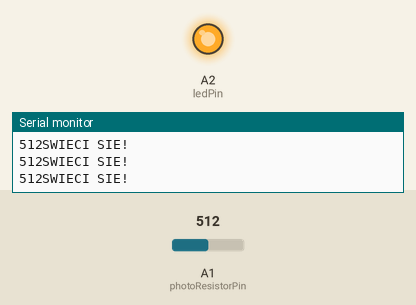
Bench run of a sketch on a simulated Arduino Uno, built with avr-gcc and run on an emulated ATmega328P. Shown: output pins drawn as LEDs (lit = HIGH), the last lines printed to the serial monitor. The inputs (shaded band) are chosen by the test bench; at power-on: A1 (photoResistorPin) = 512.

Above: at 1.3 s.
1.4 s: A1 (photoResistorPin) set to 109
2.9 s: A1 (photoResistorPin) set to 94
At 3.9 s:
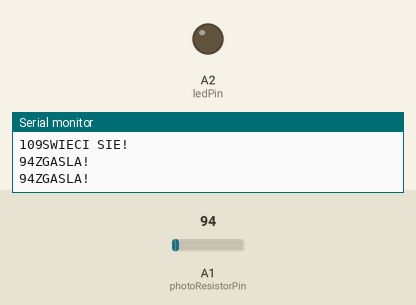
4.5 s: A1 (photoResistorPin) set to 110
At 5.1 s:
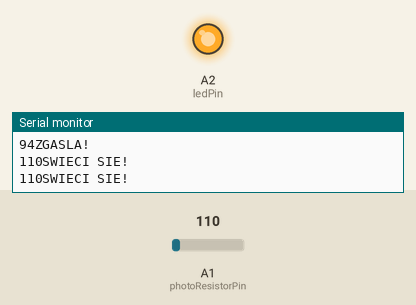
6.0 s: A1 (photoResistorPin) set to 90
At 6.3 s:
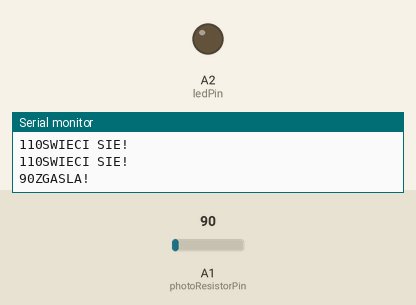
Timing chart, 0 to 8.5 s (numbered marks = the images above; inputs shaded):
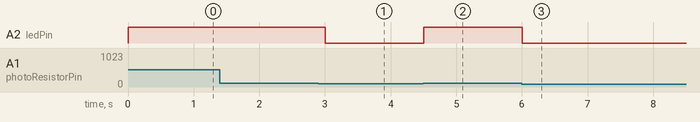

Measured:
- the behaviour switches between 101 and 100 on A1 (photoResistorPin) (found by bisection; images 0 and 1)
- after the input at 2.9 s, A2 (ledPin): HIGH → LOW after 0.10 s
- after the input at 4.5 s, A2 (ledPin): LOW → HIGH at once
- after the input at 6.0 s, A2 (ledPin): HIGH → LOW at once

The sketch:

Zaj1.ino
```cpp
const int photoResistorPin = A1;
const int ledPin = A2;

void setup() {
  pinMode(ledPin, OUTPUT);
  pinMode(photoResistorPin, INPUT);
  Serial.begin(115200);
}

void loop() {
  int sensorValue = analogRead(photoResistorPin);

  if (sensorValue > 100) { // Ok
    analogWrite(ledPin, 420);
    Serial.print(sensorValue);
    Serial.println("SWIECI SIE!");
  } else {
    analogWrite(ledPin, 0);
    Serial.print(sensorValue);
    Serial.println("ZGASLA!");
  }

  delay(500);
}
```
